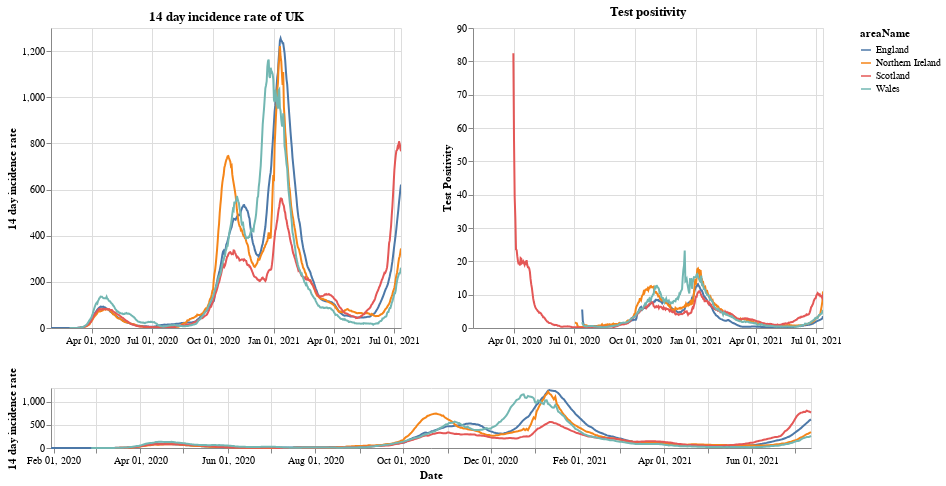

The notebook cell this image was saved under:
### Markdown cell above
# Plots

First a plot with each country in the UK. The top right shows the positivity rate for (which is the percentage of registered tests which were positive) while the top left is the 14 day incidence rate. The bottom chart can be used to select the timeframe (does not work on a mobile device).

### Code cell
#collapse
brush = alt.selection(type='interval', name='DateBrush',encodings=['x'],fields=['Time'])
leg_selection = alt.selection_multi(fields=['areaName'], bind='legend')

base = alt.Chart(uk_cases).mark_line().encode(
    x=alt.X("yearmonthdate(date):T", axis=alt.Axis(title='Date')),
    y=alt.Y("twoWeeklyCasesRate:Q", axis=alt.Axis(title='14 day incidence rate')),
    tooltip=['areaName', 'date','twoWeeklyCasesRate', 'testPositivity'],
    color='areaName',
    opacity=alt.condition(leg_selection, alt.value(2), alt.value(0.1))
).add_selection(leg_selection).properties(width=350)

upper = base.encode(alt.X('yearmonthdate(date):T', axis=alt.Axis(title=''),
                         scale=alt.Scale(domain=brush))
                   ).properties(title=f'14 day incidence rate of UK')
upper_right = upper.encode(alt.Y('testPositivity:Q', axis=alt.Axis(title='Test Positivity'))).properties(title='Test positivity')
lower = base.properties(height=60, width = 760).add_selection(brush)

(upper | upper_right) & lower

### Figure 1 — Vega-Lite specification as saved in the notebook (floating-point values rounded to 4 significant figures; data arrays with more than 128 entries replaced by an {"elided": "..."} marker saying what was removed)
{"config": {"view": {"continuousWidth": 400, "continuousHeight": 300}}, "vconcat": [{"hconcat": [{"mark": "line", "encoding": {"color": {"type": "nominal", "field": "areaName"}, "opacity": {"condition": {"value": 2, "selection": "selector001"}, "value": 0.1}, "tooltip": [{"type": "nominal", "field": "areaName"}, {"type": "temporal", "field": "date"}, {"type": "quantitative", "field": "twoWeeklyCasesRate"}, {"type": "quantitative", "field": "testPositivity"}], "x": {"type": "temporal", "axis": {"title": ""}, "field": "date", "scale": {"domain": {"selection": "DateBrush"}}, "timeUnit": "yearmonthdate"}, "y": {"type": "quantitative", "axis": {"title": "14 day incidence rate"}, "field": "twoWeeklyCasesRate"}}, "selection": {"selector001": {"type": "multi", "fields": ["areaName"], "bind": "legend"}}, "title": "14 day incidence rate of UK", "width": 350}, {"mark": "line", "encoding": {"color": {"type": "nominal", "field": "areaName"}, "opacity": {"condition": {"value": 2, "selection": "selector001"}, "value": 0.1}, "tooltip": [{"type": "nominal", "field": "areaName"}, {"type": "temporal", "field": "date"}, {"type": "quantitative", "field": "twoWeeklyCasesRate"}, {"type": "quantitative", "field": "testPositivity"}], "x": {"type": "temporal", "axis": {"title": ""}, "field": "date", "scale": {"domain": {"selection": "DateBrush"}}, "timeUnit": "yearmonthdate"}, "y": {"type": "quantitative", "axis": {"title": "Test Positivity"}, "field": "testPositivity"}}, "selection": {"selector001": {"type": "multi", "fields": ["areaName"], "bind": "legend"}}, "title": "Test positivity", "width": 350}]}, {"mark": "line", "encoding": {"color": {"type": "nominal", "field": "areaName"}, "opacity": {"condition": {"value": 2, "selection": "selector001"}, "value": 0.1}, "tooltip": [{"type": "nominal", "field": "areaName"}, {"type": "temporal", "field": "date"}, {"type": "quantitative", "field": "twoWeeklyCasesRate"}, {"type": "quantitative", "field": "testPositivity"}], "x": {"type": "temporal", "axis": {"title": "Date"}, "field": "date", "timeUnit": "yearmonthdate"}, "y": {"type": "quantitative", "axis": {"title": "14 day incidence rate"}, "field": "twoWeeklyCasesRate"}}, "height": 60, "selection": {"selector001": {"type": "multi", "fields": ["areaName"], "bind": "legend"}, "DateBrush": {"type": "interval", "encodings": ["x"], "fields": ["Time"]}}, "width": 760}], "data": {"name": "data-91bf1991d235d4d933d85d694a5f73b7"}, "$schema": "https://vega.github.io/schema/vega-lite/v4.8.1.json", "datasets": {"data-91bf1991d235d4d933d85d694a5f73b7": {"elided": "2028 records"}}}
